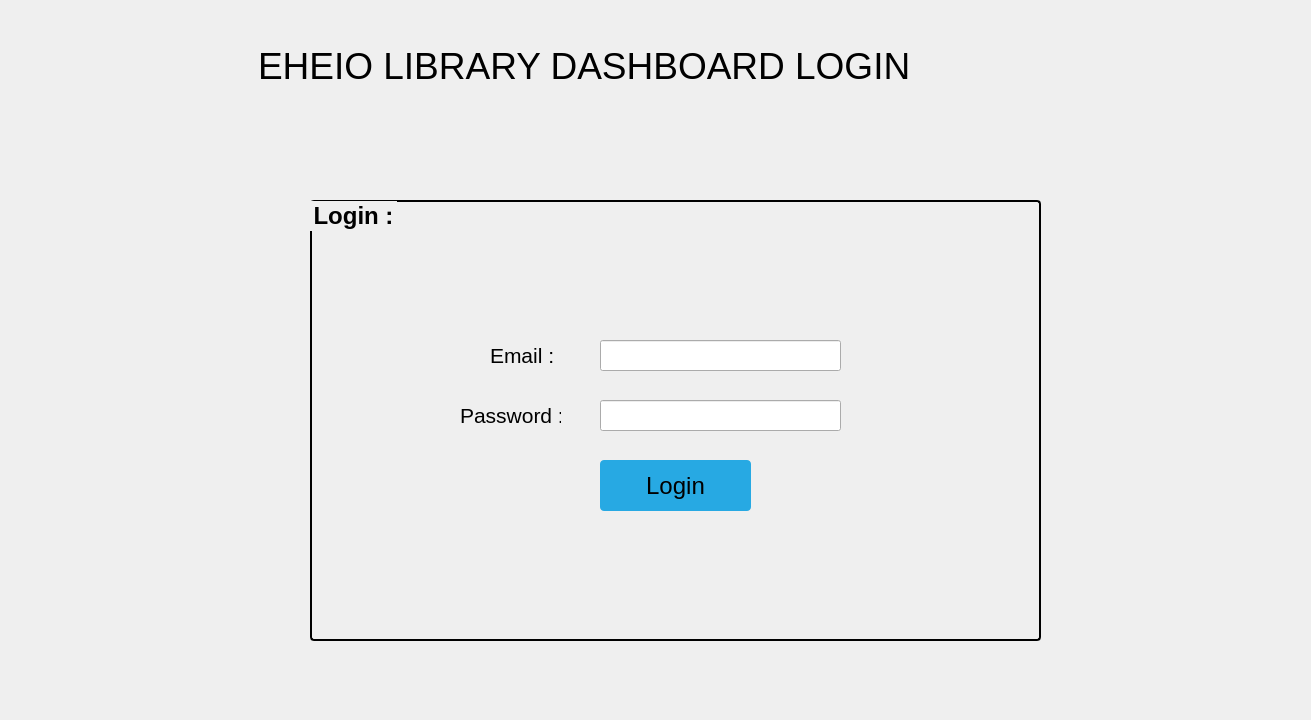
<?xml version="1.0" encoding="UTF-8"?>
<ui version="4.0">
 <class>MainWindow</class>
 <widget class="QMainWindow" name="MainWindow">
  <property name="geometry">
   <rect>
    <x>0</x>
    <y>0</y>
    <width>1311</width>
    <height>720</height>
   </rect>
  </property>
  <property name="windowTitle">
   <string>EHEI DASHBOARD LOGIN</string>
  </property>
  <property name="windowIcon">
   <iconset>
    <normaloff>:/images/logo-01.png</normaloff>:/images/logo-01.png</iconset>
  </property>
  <property name="styleSheet">
   <string notr="true">#centralwidget{
color:rgb(240, 240, 240)
}</string>
  </property>
  <widget class="QWidget" name="centralwidget">
   <widget class="QWidget" name="layoutWidget">
    <property name="geometry">
     <rect>
      <x>0</x>
      <y>0</y>
      <width>911</width>
      <height>131</height>
     </rect>
    </property>
    <layout class="QHBoxLayout" name="horizontalLayout">
     <item>
      <widget class="QWidget" name="widget" native="true">
       <property name="styleSheet">
        <string notr="true">border-image: url(:/images/logo.png);</string>
       </property>
      </widget>
     </item>
     <item>
      <widget class="QLabel" name="label">
       <property name="font">
        <font>
         <family>Nirmala UI</family>
         <pointsize>28</pointsize>
        </font>
       </property>
       <property name="styleSheet">
        <string notr="true"/>
       </property>
       <property name="text">
        <string>EHEIO LIBRARY DASHBOARD LOGIN</string>
       </property>
      </widget>
     </item>
    </layout>
   </widget>
   <widget class="QGroupBox" name="groupBox">
    <property name="geometry">
     <rect>
      <x>310</x>
      <y>200</y>
      <width>731</width>
      <height>441</height>
     </rect>
    </property>
    <property name="font">
     <font>
      <pointsize>18</pointsize>
      <bold>true</bold>
     </font>
    </property>
    <property name="styleSheet">
     <string notr="true">#groupBox {
border: 2px solid black;
border-radius: 4px;
}</string>
    </property>
    <property name="title">
     <string>Login :</string>
    </property>
    <property name="flat">
     <bool>false</bool>
    </property>
    <widget class="QLabel" name="label_3">
     <property name="geometry">
      <rect>
       <x>150</x>
       <y>200</y>
       <width>101</width>
       <height>31</height>
      </rect>
     </property>
     <property name="font">
      <font>
       <pointsize>16</pointsize>
      </font>
     </property>
     <property name="text">
      <string>Password :</string>
     </property>
    </widget>
    <widget class="QLineEdit" name="tb_email">
     <property name="geometry">
      <rect>
       <x>290</x>
       <y>140</y>
       <width>241</width>
       <height>31</height>
      </rect>
     </property>
     <property name="font">
      <font>
       <pointsize>14</pointsize>
      </font>
     </property>
    </widget>
    <widget class="QLabel" name="label_2">
     <property name="geometry">
      <rect>
       <x>180</x>
       <y>140</y>
       <width>71</width>
       <height>31</height>
      </rect>
     </property>
     <property name="font">
      <font>
       <pointsize>16</pointsize>
      </font>
     </property>
     <property name="text">
      <string>Email :</string>
     </property>
    </widget>
    <widget class="QLineEdit" name="tb_password">
     <property name="geometry">
      <rect>
       <x>290</x>
       <y>200</y>
       <width>241</width>
       <height>31</height>
      </rect>
     </property>
     <property name="font">
      <font>
       <pointsize>14</pointsize>
      </font>
     </property>
     <property name="text">
      <string/>
     </property>
     <property name="echoMode">
      <enum>QLineEdit::Password</enum>
     </property>
    </widget>
    <widget class="QPushButton" name="bt_login">
     <property name="geometry">
      <rect>
       <x>290</x>
       <y>260</y>
       <width>151</width>
       <height>51</height>
      </rect>
     </property>
     <property name="font">
      <font>
       <pointsize>18</pointsize>
       <bold>false</bold>
      </font>
     </property>
     <property name="styleSheet">
      <string notr="true">#bt_login{
color:black;
background-color:#27a9e3;
border-width:0px;
border-radius:4px;
}
#bt_login:hover{

background-color:#66c011;

}</string>
     </property>
     <property name="text">
      <string>Login</string>
     </property>
    </widget>
   </widget>
  </widget>
 </widget>
 <resources/>
 <connections/>
</ui>
